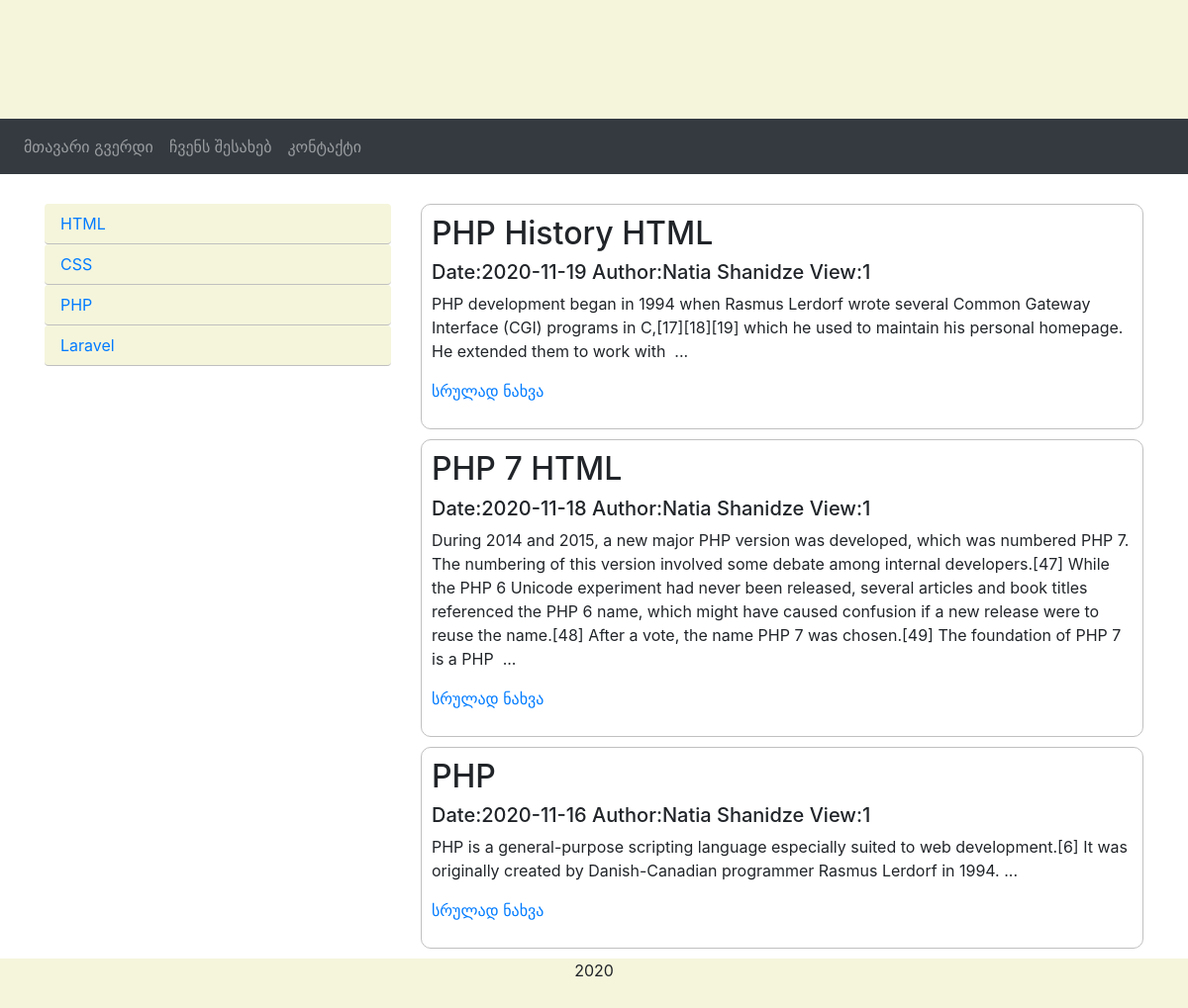
Page /blog/index.php?cat=3 on the committed database.
### tables this page shows
CREATE TABLE `categories` (
  `id` int(6) UNSIGNED NOT NULL,
  `title` varchar(200) NOT NULL,
  `author_id` int(6) UNSIGNED DEFAULT NULL,
  `created_at` timestamp NOT NULL DEFAULT current_timestamp() ON UPDATE current_timestamp()
);

CREATE TABLE `articles` (
  `id` int(6) UNSIGNED NOT NULL,
  `title` varchar(200) NOT NULL,
  `text` text NOT NULL,
  `add_date` date DEFAULT NULL,
  `author_id` int(6) UNSIGNED DEFAULT NULL,
  `view` int(6) DEFAULT NULL,
  `created_at` timestamp NOT NULL DEFAULT current_timestamp() ON UPDATE current_timestamp()
);

CREATE TABLE `users` (
  `id` int(6) UNSIGNED NOT NULL,
  `email` varchar(50) NOT NULL,
  `password` varchar(100) NOT NULL,
  `firstname` varchar(30) DEFAULT NULL,
  `lastname` varchar(30) DEFAULT NULL,
  `birthday` date DEFAULT NULL,
  `ranking` float(2,2) DEFAULT NULL,
  `rule_id` int(6) UNSIGNED DEFAULT NULL,
  `created_at` timestamp NOT NULL DEFAULT current_timestamp() ON UPDATE current_timestamp()
);

### blog/blocks/content.php (the view, shortened to what this page needs)
<?php
    if(isset($_GET['cat'])){
        $cat = $_GET['cat'];
        $stmt = $pdo->prepare("SELECT articles.id, articles.title, articles.text, articles.add_date, articles.view,
                                      users.firstname, users.lastname FROM articles
                                INNER JOIN categoriestoarticles ON categoriestoarticles.article_id = articles.id
                                INNER JOIN users ON users.id = articles.author_id
                                WHERE categoriestoarticles.category_id=$cat ORDER BY articles.add_date DESC");
    }else if(isset($_GET['article'])){
        $article = $_GET['article'];
        $stmt = $pdo->prepare("UPDATE articles SET view = view + 1 WHERE id=$article");
        $stmt->execute();
        $stmt = $pdo->prepare("SELECT articles.id, articles.title, articles.text, articles.add_date, articles.view,
                                      users.firstname, users.lastname FROM articles
                                INNER JOIN categoriestoarticles ON categoriestoarticles.article_id = articles.id
                                INNER JOIN users ON users.id = articles.author_id
                                WHERE articles.id=$article");
    }
    $stmt->execute();
    $stmt->setFetchMode(PDO::FETCH_ASSOC);
    $rows = $stmt->fetchAll();
?>
<div class="col-sm-8">
    <?php
     if(!isset($_GET['article'])){
        foreach ($rows as $row){
    ?>
        <div class="article">
            <h2><?=$row['title']?></h2>
            <h5>Date:<?=$row['add_date']?> Author:<?=$row['firstname']?> <?=$row['lastname']?>  View:<?=$row['view']?> </h5>
            <p><?=Strip_tags(substr($row['text'], 0, 900))?> ...</p>
            <p><a href="?article=<?=$row['id']?>">სრულად ნახვა</a></p>
        </div>
    <?php } } ?>
</div>

### blog/blocks/leftnav.php
<?php
    $stmt = $pdo->prepare("SELECT id, title FROM categories ORDER BY id");
    $stmt->execute();
    $stmt->setFetchMode(PDO::FETCH_ASSOC);
    $rows = $stmt->fetchAll();
?>
<div class="col-sm-4">
    <ul class="nav nav-pills flex-column nav-left">
        <?php
            foreach ($rows as $row){
        ?>
        <li class="nav-item">
            <a class="nav-link" href="?cat=<?=$row['id']?>"><?=$row['title']?></a>
        </li>
        <?php } ?>
    </ul>
</div>

### blog/sass/style.css (style rules this page uses)
.nav-left a { background-color: beige; border-bottom: solid silver 1px; }
.article { border: solid silver 1px; margin-bottom: 10px; padding: 10px; border-radius: 10px; }

### rows in the picture
categories: title "HTML"
categories: title "CSS"
categories: title "PHP"
categories: title "Laravel"
articles: title "PHP History HTML", add_date "2020-11-19", author.firstname "Natia", author.lastname "Shanidze", view "1", text "PHP development began in 1994 when Rasmus Lerdorf wrote several Common Gateway Interface (CGI) programs in C,[17][18][19] which he used to maintain his personal homepage. He extended them to work with"
articles: title "PHP 7 HTML", add_date "2020-11-18", author.firstname "Natia", author.lastname "Shanidze", view "1", text "During 2014 and 2015, a new major PHP version was developed, which was numbered PHP 7. The numbering of this version involved some debate among internal developers.[47] While the PHP 6 Unicode experiment had never been released, several articles and book titles referenced the PHP 6 name, which might have caused confusion if a new release were to reuse the name.[48] After a vote, the name PHP 7 was chosen.[49] The foundation of PHP 7 is a PHP"
articles: title "PHP", add_date "2020-11-16", author.firstname "Natia", author.lastname "Shanidze", view "1", text "PHP is a general-purpose scripting language especially suited to web development.[6] It was originally created by Danish-Canadian programmer Rasmus Lerdorf in 1994."
